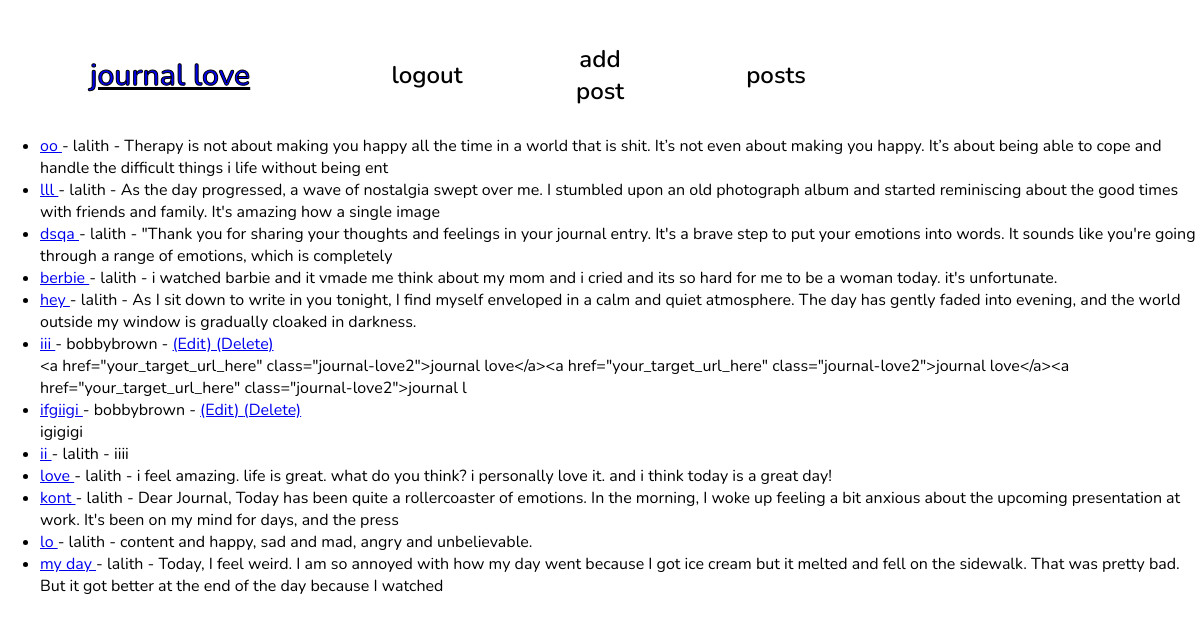
The app's page /home (signed in) with its own data.
### blog/models.py (models this page shows, shortened)
class Post(models.Model):
    title = models.CharField(max_length=255)
    author = models.ForeignKey(User, on_delete=models.CASCADE)
    body = models.TextField()
    postdate = models.DateField(auto_now_add=True)
    analysis_result = models.TextField(blank=True, null=True)

### theblog/views.py (the view)
# urls.py: path('home', HomeView.as_view(), name='home'),
class HomeView(ListView):
    model = Post
    template_name = 'home.html'
    ordering = ['-id']

### blog/templates/home.html
{% extends 'base.html' %}
{% block content %}
<br>
<br>
<ul>
{% for post in object_list %}
    <li>
        <a href="{% url 'articles' post.pk %}">
            {{ post.title }}
        </a> - {{ post.author }} -
        {% if user.is_authenticated %}
            {% if user.id == post.author.id %}
                <a href="{% url 'updatepost' post.pk %}">
                (Edit) </a>
                <a href="{% url 'deletepost' post.pk %}">
                (Delete) <br/></a>
            {% endif %}
        {% endif %}
        {{ post.body|slice:":200" }}
    </li>
{% endfor %}
</ul>
{% endblock %}

### static/global.css (style rules this page uses)
body { margin: 0; line-height: normal; }
:root { --font-nunito: Nunito; --font-size-31xl: 50px; --font-size-61xl: 80px; --color-white: #fff; --color-black: #000; --color-dimgray: rgba(98, 88, 88, 0.56); --color-blueviolet: #9747ff; --gap-3xs: 10px; --padding-mid: 17px; --padding-36xl: 55px; --padding-11xl: 30px; --padding-xl: 20px; --br-xl: 20px; --br-8xs: 5px; }

### blog/templates/base.html (style rules this page uses)
body { font-family: 'Nunito', sans-serif; }

### records on screen
Post: title "oo", author "lalith", body "Therapy is not about making you happy all the time in a world that is shit. It’s not even about making you happy. It’s about being able to cope and handle the difficult things i life without being ent"
Post: title "lll", author "lalith", body "As the day progressed, a wave of nostalgia swept over me. I stumbled upon an old photograph album and started reminiscing about the good times with friends and family. It's amazing how a single image"
Post: title "dsqa", author "lalith", body "\"Thank you for sharing your thoughts and feelings in your journal entry. It's a brave step to put your emotions into words. It sounds like you're going through a range of emotions, which is completely"
Post: title "berbie", author "lalith", body "i watched barbie and it vmade me think about my mom and i cried and its so hard for me to be a woman today. it's unfortunate."
Post: title "hey", author "lalith", body "As I sit down to write in you tonight, I find myself enveloped in a calm and quiet atmosphere. The day has gently faded into evening, and the world outside my window is gradually cloaked in darkness."
Post: title "iii", author "bobbybrown", shows "(Edit)", body "<a href=\"your_target_url_here\" class=\"journal-love2\">journal love</a><a href=\"your_target_url_here\" class=\"journal-love2\">journal love</a><a href=\"your_target_url_here\" class=\"journal-love2\">journal l"
Post: title "ifgiigi", author "bobbybrown", shows "(Edit)", body "igigigi"
Post: title "ii", author "lalith", body "iiii"
Post: title "love", author "lalith", body "i feel amazing. life is great. what do you think? i personally love it. and i think today is a great day!"
Post: title "kont", author "lalith", body "Dear Journal, Today has been quite a rollercoaster of emotions. In the morning, I woke up feeling a bit anxious about the upcoming presentation at work. It's been on my mind for days, and the press"
Post: title "lo", author "lalith", body "content and happy, sad and mad, angry and unbelievable."
Post: title "my day", author "lalith", body "Today, I feel weird. I am so annoyed with how my day went because I got ice cream but it melted and fell on the sidewalk. That was pretty bad. But it got better at the end of the day because I watched"
